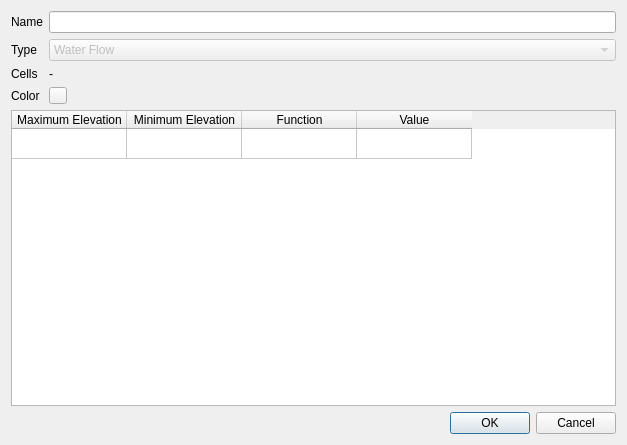
<?xml version="1.0" encoding="UTF-8"?>
<ui version="4.0">
 <class>VerticalIntegratedBoundaryConditionDialog</class>
 <widget class="QDialog" name="VerticalIntegratedBoundaryConditionDialog">
  <property name="geometry">
   <rect>
    <x>0</x>
    <y>0</y>
    <width>627</width>
    <height>445</height>
   </rect>
  </property>
  <property name="windowTitle">
   <string>Vertical Integrated Boundary Condition</string>
  </property>
  <layout class="QGridLayout" name="gridLayout">
   <item row="3" column="1">
    <widget class="QToolButton" name="btnCellColor">
     <property name="text">
      <string/>
     </property>
     <property name="iconSize">
      <size>
       <width>10</width>
       <height>10</height>
      </size>
     </property>
    </widget>
   </item>
   <item row="4" column="0" colspan="2">
    <widget class="QTableWidget" name="tblRanges">
     <property name="alternatingRowColors">
      <bool>true</bool>
     </property>
     <attribute name="horizontalHeaderCascadingSectionResizes">
      <bool>true</bool>
     </attribute>
     <attribute name="horizontalHeaderDefaultSectionSize">
      <number>115</number>
     </attribute>
     <attribute name="verticalHeaderVisible">
      <bool>false</bool>
     </attribute>
     <row>
      <property name="text">
       <string/>
      </property>
     </row>
     <column>
      <property name="text">
       <string>Maximum Elevation</string>
      </property>
     </column>
     <column>
      <property name="text">
       <string>Minimum Elevation</string>
      </property>
     </column>
     <column>
      <property name="text">
       <string>Function</string>
      </property>
     </column>
     <column>
      <property name="text">
       <string>Value</string>
      </property>
     </column>
     <item row="0" column="0">
      <property name="text">
       <string/>
      </property>
     </item>
    </widget>
   </item>
   <item row="3" column="0">
    <widget class="QLabel" name="label">
     <property name="text">
      <string>Color</string>
     </property>
    </widget>
   </item>
   <item row="1" column="0">
    <widget class="QLabel" name="label_3">
     <property name="text">
      <string>Type</string>
     </property>
    </widget>
   </item>
   <item row="5" column="0" colspan="2">
    <widget class="QDialogButtonBox" name="buttonBox">
     <property name="orientation">
      <enum>Qt::Horizontal</enum>
     </property>
     <property name="standardButtons">
      <set>QDialogButtonBox::Cancel|QDialogButtonBox::Ok</set>
     </property>
    </widget>
   </item>
   <item row="1" column="1">
    <widget class="QComboBox" name="cbxType">
     <property name="enabled">
      <bool>false</bool>
     </property>
     <property name="currentIndex">
      <number>0</number>
     </property>
     <item>
      <property name="text">
       <string>Water Flow</string>
      </property>
     </item>
    </widget>
   </item>
   <item row="2" column="0">
    <widget class="QLabel" name="lblElementLabel">
     <property name="text">
      <string>Cells</string>
     </property>
    </widget>
   </item>
   <item row="2" column="1">
    <widget class="QLabel" name="lblElementIds">
     <property name="sizePolicy">
      <sizepolicy hsizetype="Fixed" vsizetype="Preferred">
       <horstretch>0</horstretch>
       <verstretch>0</verstretch>
      </sizepolicy>
     </property>
     <property name="text">
      <string>-</string>
     </property>
    </widget>
   </item>
   <item row="0" column="1">
    <widget class="QLineEdit" name="edtName"/>
   </item>
   <item row="0" column="0">
    <widget class="QLabel" name="label_5">
     <property name="text">
      <string>Name</string>
     </property>
    </widget>
   </item>
  </layout>
 </widget>
 <resources/>
 <connections>
  <connection>
   <sender>buttonBox</sender>
   <signal>accepted()</signal>
   <receiver>VerticalIntegratedBoundaryConditionDialog</receiver>
   <slot>accept()</slot>
   <hints>
    <hint type="sourcelabel">
     <x>248</x>
     <y>254</y>
    </hint>
    <hint type="destinationlabel">
     <x>157</x>
     <y>274</y>
    </hint>
   </hints>
  </connection>
  <connection>
   <sender>buttonBox</sender>
   <signal>rejected()</signal>
   <receiver>VerticalIntegratedBoundaryConditionDialog</receiver>
   <slot>reject()</slot>
   <hints>
    <hint type="sourcelabel">
     <x>316</x>
     <y>260</y>
    </hint>
    <hint type="destinationlabel">
     <x>286</x>
     <y>274</y>
    </hint>
   </hints>
  </connection>
 </connections>
</ui>
